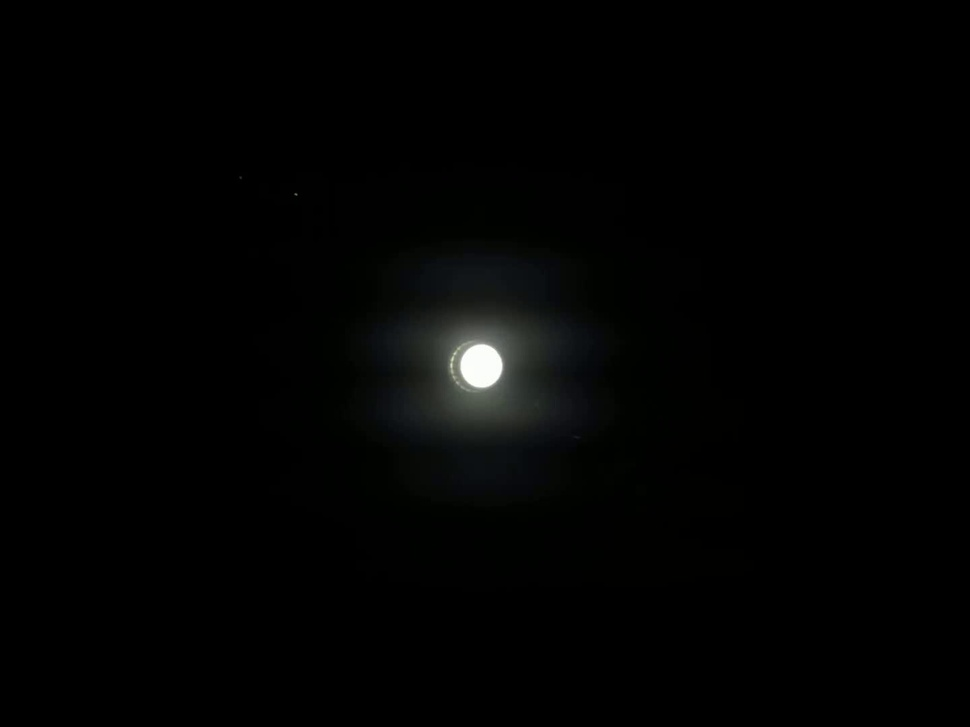
#> input picture video_writer/img/img1.jpg, 970 x 727 px, shrunk from 1440 x 1080 before the run
$ python histeq.py ../../video_writer/img/img1.jpg
#> lines starting #> are read from the running program, lines starting #| are printed output that depends on the picture
import numpy as np
import argparse
import cv2
from matplotlib import pyplot as plt

parser = argparse.ArgumentParser()
parser.add_argument('imgpath',help='image file')
parser.add_argument('-method',help = 'Method for histogram eqaulization. You can try: \
normal (default) or CLAHE (contrast limited histogram equalization)',default = 'normal')

args = parser.parse_args()

img = cv2.imread(args.imgpath, cv2.IMREAD_GRAYSCALE)
#> img: shape (727, 970); min 0, max 255, mean 2.7

if args.method is 'normal':
	equ = cv2.equalizeHist(img)
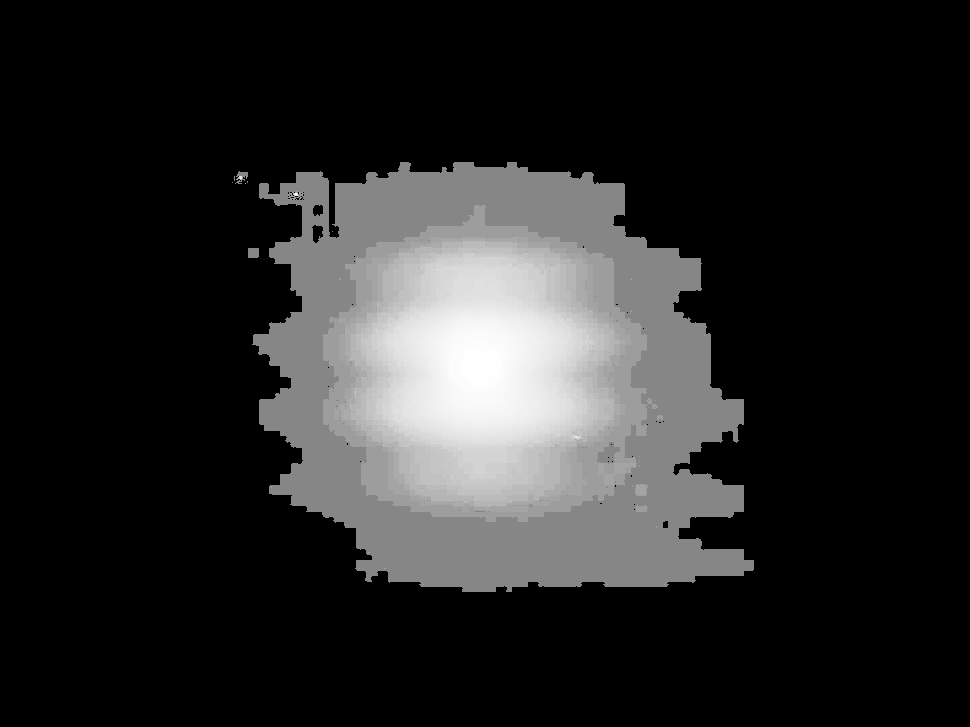
#> equ: shape (727, 970); min 0, max 255, mean 38.4
else:
	clahe = cv2.createCLAHE(clipLimit=2.0, tileGridSize=(8,8))
	equ = clahe.apply(img)

cop = np.hstack((img,equ))
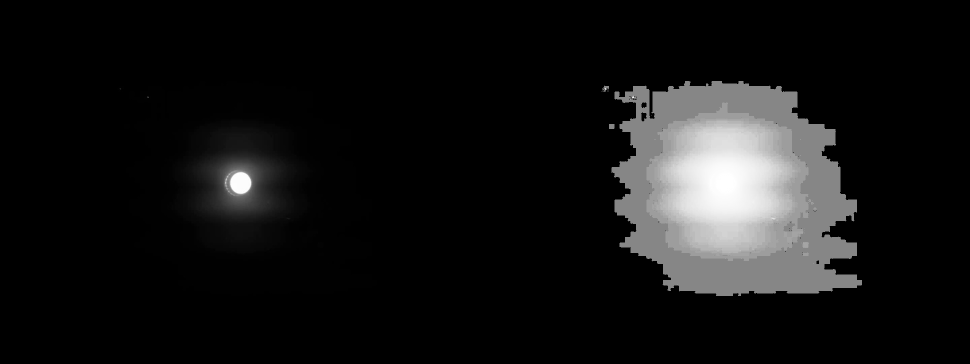
#> cop: shape (727, 1940) (shown at 1/2 size); min 0, max 255, mean 20.6
cv2.imshow('histogram equalization', cop)
cv2.waitKey(0)
